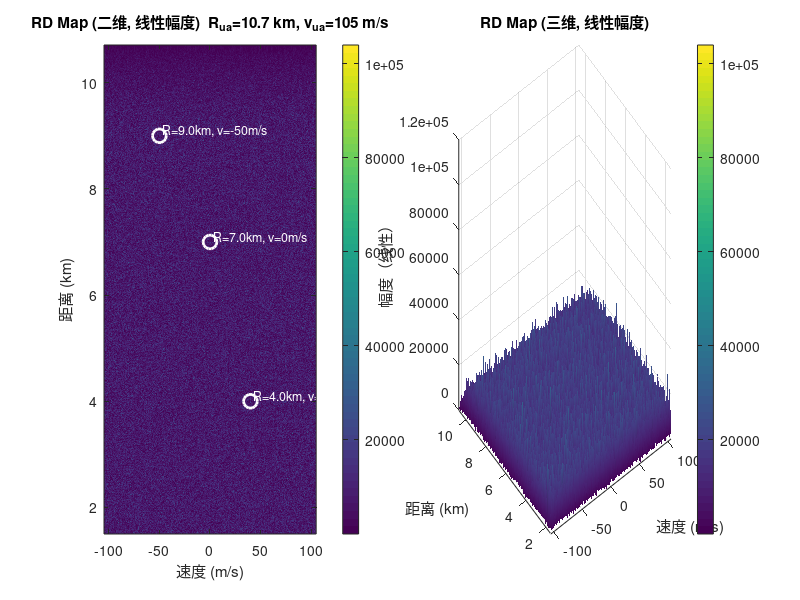

Write the MATLAB code that produced this figure.
% ===================================================
% 脉冲多普勒雷达 RD 图仿真 (无显式fd版)
%   - 接收窗 [Tp, PRI)，一个 PRI 内回波全部接收
%   - 基带回波仅含：延时包络 + LFM相位 + 载波相位 (无fd)
%   - 速度：远离为正
%   - 设计指标:
%       最大不模糊距离  R_ua  = c/(2*PRF)         >= 10 km
%       距离分辨率      dr    = c/(2*B)           <= 5 m
%       最大不模糊速度  v_ua  = lambda*PRF/4      >= 100 m/s
%       速度分辨率      dv    = lambda*PRF/(2*M)  <= 0.5 m/s
%   - 概念区分（物理分辨率 vs 栅格）:
%       dr_bin = c/(2*fs)  < dr : 过采样 fs>B 使距离栅格比物理分辨率细，
%                                  峰位插值更准，但两目标仍须分开 dr 才能分辨
%       dv_bin = lambda*PRF/(2*N_fft) < dv : FFT 补零使多普勒栅格更密，
%                                  真实分辨率仍由 M 个真实脉冲决定 (dv)
% ===================================================
clear; close all; clc;

%% 1. 雷达系统参数
c = 3e8;
fc = 10e9;              % 载频 10 GHz
lambda = c / fc;

B  = 40e6;              % 带宽 40 MHz  -> dr = 3.75 m
Tp = 10e-6;             % 脉宽 10 us
K_chirp = B / Tp;       % 调频斜率

PRF = 14e3;             % 脉冲重复频率 14 kHz -> R_ua = 10.71 km, v_ua = 105 m/s
PRI = 1 / PRF;
M  = 512;               % 一帧脉冲数（2 的幂，决定 dv）
N_fft = 1024;           % MTD FFT 点数（补零，决定 dv_bin）

% 基带复采样率：2 倍过采样 (fs = 2B) -> dr_bin = dr/2
fs = B;
Ts = 1 / fs;

% 接收窗口 [Tp, PRI)，前闭后开
t_start = Tp;
t_end   = PRI;

% 快时间轴（接收窗采样）
N = floor((t_end - t_start) / Ts);      % 采样点数
t_fast = t_start + (0:N-1) * Ts;
range_axis = c * t_fast / 2;            % 距离轴，起始于 R_min = c*Tp/2

% 多普勒栅格（内部计算用；远离为正 -> 多普勒频率为负）
df_bin = PRF / N_fft;
doppler_axis = (-N_fft/2 : N_fft/2-1) * df_bin;
% 速度轴（绘图用，单位 m/s；远离为正）。fftshift 输出列与 doppler_axis
% 一一对应（fd 递减 -> 速度递增），绘图时翻转为升序并同步翻转数据列：
% 接近 (v<0, fd>0) 在左，远离 (v>0) 在右
speed_axis = -doppler_axis * lambda / 2;
speed_axis_plot = speed_axis(end:-1:1);

% ---- 设计指标核对（严格区分物理分辨率与栅格） ----
R_ua = c / (2*PRF);                     % 最大不模糊距离
dr   = c / (2*B);                       % 距离分辨率（物理，由 B 决定）
dr_bin = c / (2*fs);                    % 距离单元格（由 fs 决定，过采样 -> 更细）
v_ua = lambda * PRF / 4;                % 最大不模糊速度
dv   = lambda * PRF / (2*M);            % 速度分辨率（物理，由 M 个真实脉冲决定）
dv_bin = lambda * PRF / (2*N_fft);      % 速度单元格（由 FFT 补零点数决定）
fprintf('设计指标:\n');
fprintf('  R_ua = %.2f km (要求 >=10 km)\n', R_ua/1e3);
fprintf('  dr   = %.2f m (要求 <=5 m);  dr_bin = %.2f m (fs=%.0f MHz, %.1fx 过采样)\n', ...
    dr, dr_bin, fs/1e6, fs/B);
fprintf('  v_ua = %.1f m/s (要求 >=100 m/s)\n', v_ua);
fprintf('  dv   = %.3f m/s (要求 <=0.5 m/s, 由 M=%d 个真实脉冲决定)\n', dv, M);
fprintf('  dv_bin = %.3f m/s (N_fft=%d 补零栅格, 不提高真实分辨率)\n', dv_bin, N_fft);

%% 2. 目标参数 (距离 m, 径向速度 m/s: 远离为正)
% 目标速度均在 ±v_ua 内；示例速度控制跨距离单元走动 <= ~1 个 dr_bin
targets = [
    4000,  40;      % 目标1: 4km, 远离 40 m/s  -> fd = -2667 Hz
    7000,   0;      % 目标2: 7km, 静止         -> fd = 0 Hz
    9000, -50;      % 目标3: 9km, 接近 50 m/s  -> fd = +3333 Hz
];
num_targets = size(targets, 1);

%% 3. 发射基带信号与匹配滤波器
K_pulse = ceil(Tp * fs);                % 脉宽内采样点数
t_pulse = (0:K_pulse-1) * Ts;
s_pulse = exp(1j * pi * K_chirp * t_pulse.^2);
h_match = conj(fliplr(s_pulse));        % 匹配滤波器，长度 K_pulse

%% 4. 回波生成与信号处理
data_matrix = zeros(N, M);

% 固定噪声功率：回波幅度为 1 -> 单脉冲峰值 SNR = SNR_dB
SNR_dB = -30;
noise_power = 10^(-SNR_dB/10);
noise_std = sqrt(noise_power / 2);

for m = 1 : M
    rx_pulse = zeros(1, N);

    for k = 1 : num_targets
        R0 = targets(k,1);
        v  = targets(k,2);              % 远离为正

        % 瞬时距离，远离时距离增大
        R_inst = R0 + v * ((m-1) * PRI);
        tau_m = 2 * R_inst / c;

        % 有效回波区间 = 接收窗 ∩ 回波包络
        t_echo_start = max(t_start, tau_m);
        t_echo_end   = min(t_end,   tau_m + Tp);

        if t_echo_start < t_echo_end
            idx = (t_fast >= t_echo_start) & (t_fast < t_echo_end);

            % 基带回波：仅由延时 τ 决定 (无任何 fd 项)
            t_rel = t_fast(idx) - tau_m;
            echo_segment = exp(1j * pi * K_chirp * t_rel.^2);   % LFM相位
            carrier_phase = exp(-1j * 2 * pi * fc * tau_m);     % 载波常数相位

            % 多普勒效应已包含在载波相位随慢时间的变化中，无需额外乘项
            rx_pulse(idx) = rx_pulse(idx) + echo_segment .* carrier_phase;
        end
    end

    % 添加复高斯白噪声（固定功率）
    noise = noise_std * (randn(1, N) + 1j*randn(1, N));
    rx_pulse = rx_pulse + noise;

    % 脉冲压缩（频域线性卷积 + 精确时间对齐）
    L = N + K_pulse - 1;
    % h_match = conj(fliplr(s)) 已是时域匹配滤波器，直接乘其 FFT 即可；
    % 不要再取 conj(fft(...))，否则等效于拿 S(f) 滤波（失配：峰展宽+错位）。
    y_conv = ifft( fft(rx_pulse, L) .* fft(h_match, L) );
    % 截取起始索引 = K_pulse（对应时间 t_start）。对齐验证：
    % 时延 τ 的回波首个采样在 0-based 索引 n0=round((τ-t_start)/Ts)，
    % 匹配滤波峰值在 y_conv 的 n0+K_pulse-1，截取后落在 pc_pulse(n0+1)，
    % 恰对应 t_fast(n0+1) ≈ τ -> 距离轴 range_axis 直接对应目标位置。
    pc_pulse = y_conv(K_pulse : K_pulse+N-1);
    data_matrix(:, m) = pc_pulse;
end

%% 5. MTD（慢时间维 FFT，N_fft 点补零）
window = hamming(M)';
data_win = data_matrix .* window;

rd_fft = fftshift(fft(data_win, N_fft, 2), 2);
rd_map = abs(rd_fft);                   % 线性幅度（用户要求），列与 doppler_axis 对应
rd_map_plot = fliplr(rd_map);           % 翻转为与升序速度轴对应

%% 6. 绘制距离-多普勒图（左：二维，右：三维；MATLAB 默认色图 parula）
figure('Position', [100, 100, 1400, 600]);

% ---- 左：二维图 ----
subplot(1, 2, 1);
imagesc(speed_axis_plot, range_axis/1e3, rd_map_plot);
set(gca, 'YDir', 'normal');
xlabel('速度 (m/s)');
ylabel('距离 (km)');
title(sprintf('RD Map (二维, 线性幅度)  R_{ua}=%.1f km, v_{ua}=%.0f m/s', R_ua/1e3, v_ua));
colorbar;

% 固定坐标范围，防止标注越界时自动扩展把图像压缩变形
xlim([speed_axis_plot(1), speed_axis_plot(end)]);
ylim([range_axis(1), range_axis(end)] / 1e3);

% 标注目标理论位置（直接在速度轴上标注；远离为正）
hold on;
for k = 1:num_targets
    R = targets(k,1);
    v = targets(k,2);
    plot(v, R/1e3, 'wo', 'MarkerSize', 10, 'LineWidth', 2);
    text(v + 3, R/1e3 + 0.1, ...
        sprintf('R=%.1fkm, v=%.0fm/s', R/1e3, v), ...
        'Color', 'w', 'FontSize', 9);
end
hold off;

% ---- 右：三维图 ----
subplot(1, 2, 2);
surf(speed_axis_plot, range_axis/1e3, rd_map_plot, 'EdgeColor', 'none');
shading interp;
xlabel('速度 (m/s)');
ylabel('距离 (km)');
zlabel('幅度（线性）');
title('RD Map (三维, 线性幅度)');
colorbar;
xlim([speed_axis_plot(1), speed_axis_plot(end)]);
ylim([range_axis(1), range_axis(end)] / 1e3);
view(3);
